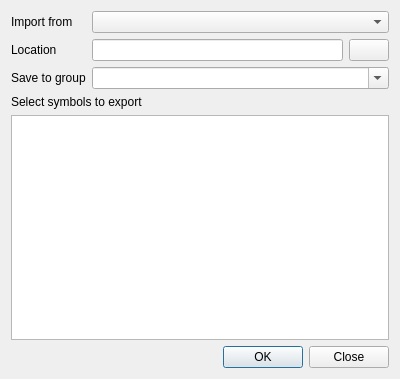
<?xml version="1.0" encoding="UTF-8"?>
<ui version="4.0">
 <class>QgsStyleExportImportDialogBase</class>
 <widget class="QDialog" name="QgsStyleExportImportDialogBase">
  <property name="geometry">
   <rect>
    <x>0</x>
    <y>0</y>
    <width>400</width>
    <height>379</height>
   </rect>
  </property>
  <property name="windowTitle">
   <string>Styles import/export</string>
  </property>
  <layout class="QGridLayout" name="gridLayout_2">
   <item row="0" column="0">
    <layout class="QGridLayout" name="gridLayout">
     <item row="0" column="0">
      <widget class="QLabel" name="fromLabel">
       <property name="text">
        <string>Import from</string>
       </property>
      </widget>
     </item>
     <item row="0" column="1" colspan="2">
      <widget class="QComboBox" name="importTypeCombo"/>
     </item>
     <item row="1" column="0">
      <widget class="QLabel" name="locationLabel">
       <property name="text">
        <string>Location</string>
       </property>
      </widget>
     </item>
     <item row="1" column="1">
      <widget class="QLineEdit" name="locationLineEdit"/>
     </item>
     <item row="1" column="2">
      <widget class="QPushButton" name="btnBrowse">
       <property name="text">
        <string/>
       </property>
      </widget>
     </item>
     <item row="2" column="0">
      <widget class="QLabel" name="groupLabel">
       <property name="text">
        <string>Save to group</string>
       </property>
      </widget>
     </item>
     <item row="2" column="1" colspan="2">
      <widget class="QComboBox" name="groupCombo">
       <property name="editable">
        <bool>true</bool>
       </property>
      </widget>
     </item>
    </layout>
   </item>
   <item row="1" column="0">
    <widget class="QLabel" name="label">
     <property name="text">
      <string>Select symbols to export</string>
     </property>
    </widget>
   </item>
   <item row="2" column="0">
    <widget class="QListView" name="listItems">
     <property name="sizePolicy">
      <sizepolicy hsizetype="Expanding" vsizetype="Expanding">
       <horstretch>0</horstretch>
       <verstretch>3</verstretch>
      </sizepolicy>
     </property>
     <property name="editTriggers">
      <set>QAbstractItemView::EditKeyPressed|QAbstractItemView::SelectedClicked</set>
     </property>
     <property name="selectionMode">
      <enum>QAbstractItemView::ExtendedSelection</enum>
     </property>
     <property name="iconSize">
      <size>
       <width>48</width>
       <height>48</height>
      </size>
     </property>
     <property name="movement">
      <enum>QListView::Static</enum>
     </property>
     <property name="resizeMode">
      <enum>QListView::Adjust</enum>
     </property>
     <property name="spacing">
      <number>5</number>
     </property>
     <property name="viewMode">
      <enum>QListView::IconMode</enum>
     </property>
    </widget>
   </item>
   <item row="3" column="0">
    <widget class="QDialogButtonBox" name="buttonBox">
     <property name="orientation">
      <enum>Qt::Horizontal</enum>
     </property>
     <property name="standardButtons">
      <set>QDialogButtonBox::Close|QDialogButtonBox::Ok</set>
     </property>
    </widget>
   </item>
  </layout>
 </widget>
 <tabstops>
  <tabstop>importTypeCombo</tabstop>
  <tabstop>locationLineEdit</tabstop>
  <tabstop>btnBrowse</tabstop>
  <tabstop>groupCombo</tabstop>
  <tabstop>listItems</tabstop>
  <tabstop>buttonBox</tabstop>
 </tabstops>
 <resources/>
 <connections>
  <connection>
   <sender>buttonBox</sender>
   <signal>accepted()</signal>
   <receiver>QgsStyleExportImportDialogBase</receiver>
   <slot>accept()</slot>
   <hints>
    <hint type="sourcelabel">
     <x>248</x>
     <y>254</y>
    </hint>
    <hint type="destinationlabel">
     <x>157</x>
     <y>274</y>
    </hint>
   </hints>
  </connection>
  <connection>
   <sender>buttonBox</sender>
   <signal>rejected()</signal>
   <receiver>QgsStyleExportImportDialogBase</receiver>
   <slot>reject()</slot>
   <hints>
    <hint type="sourcelabel">
     <x>316</x>
     <y>260</y>
    </hint>
    <hint type="destinationlabel">
     <x>286</x>
     <y>274</y>
    </hint>
   </hints>
  </connection>
 </connections>
</ui>
